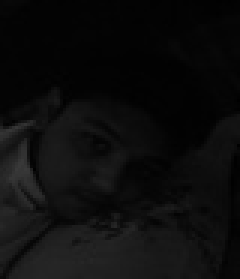
%> input picture Input.jpg, 80 x 93 px, shrunk from 1200 x 1400 before the run (shown 3 times larger)
$ octave 'Histogram Stretching Methods.m'   (GNU Octave 9; MATLAB toolbox functions it lacks are replaced by stand-ins)
%> lines starting %> are read from the running program, lines starting %| are printed output that depends on the picture
clear all;
close all;

% Histogram Equalization

Input = imread('D:\University Of Liberal Arts Bangladesh\9th Semester\CSE 429\Assignment\Input.jpg');
%> Input is the input picture: size 93x80x3 uint8; min 0, max 57, mean 12.7
J= rgb2gray(Input);

    figure;
        subplot(2,2,1); imshow(J); title('Input Image');
        subplot(2,2,2); imhist(J);title('Input Image Histogram');
        imagehistogram= imadjust(J,[0.3,0.6],[0.0,1.0]);
%> imagehistogram: size 93x80 uint8; every value is 0
        newimagehistogram=histeq(J);
        subplot(2,2,3); imshow(newimagehistogram); title('Equalized Image');
        subplot(2,2,4); imhist(newimagehistogram);title('Equalized Image Histogram');


% Histogram Modeling

K=J;
[M N]=size(K);
%> M = 93; N = 80
K=double(K);

Z=log(1+K);
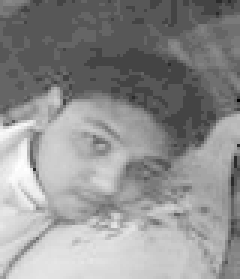
%> Z: size 93x80 double (shown 3 times larger); min 0, max 4.06, mean 2.29; drawn with min black and max white
Zmax=max(Z(:))
%> Zmax = 4.06
Zmin=min(Z(:))
%> Zmin = 0

    for i = 1:M
        for j = 1:N
            Y(i,j) = 255*(Z(i,j)-Zmin)/(Zmax-Zmin);
        end
    end

    figure();
        subplot(2,2,1);
        imshow(Input);title('Input Image');
        subplot(2,2,2);
        imhist(Input);title('Input Image Histogram');
        subplot(2,2,3);
        imshow(Y,[]); title('Histogram Modeling Image');
        modeling=imread('D:\University Of Liberal Arts Bangladesh\9th Semester\CSE 429\Assignment\modeling.png');
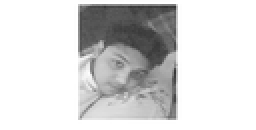
%> input picture modeling.png, 128 x 65 px, shrunk from 1920 x 973 before the run (shown 2 times larger)
%> modeling is the input picture: size 65x128x3 uint8; min 52, max 255, mean 215.1
        subplot(2,2,4);imhist(modeling); title('Modeling Histogram');
%> after `title('Modeling Histogram')`:
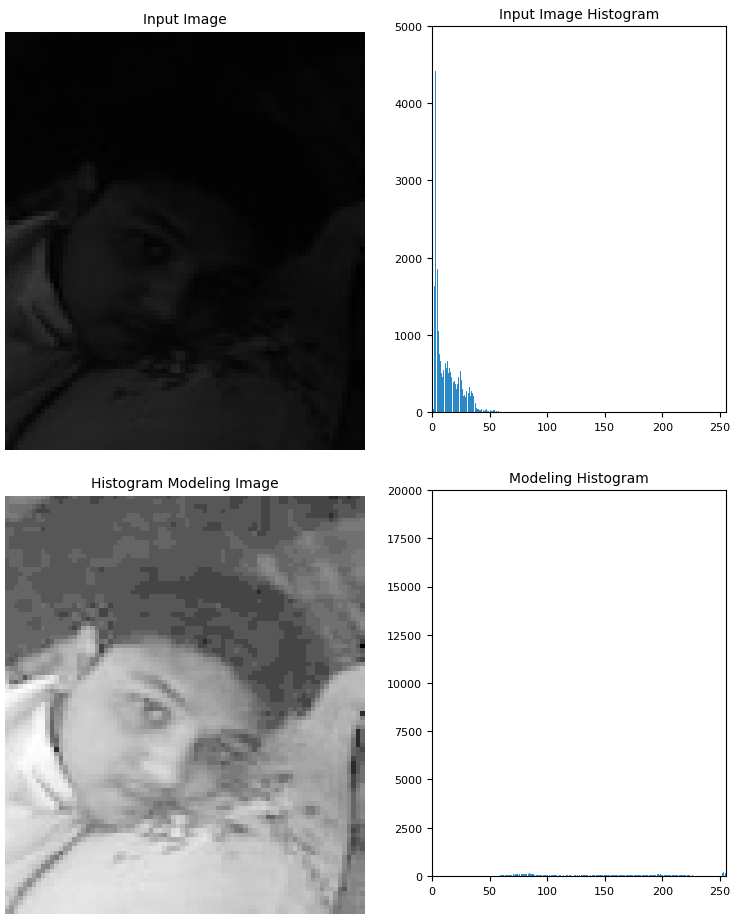
%> figure redrawn from the program's plot data, 4 panels

% Histogram Specification

a=Input;
a = rgb2gray(a);
b=size(a);
%> b = [93 80]

c=zeros(1,256);

    for i=1:b(1)
        for j=1:b(2)
            for k=0:255
                if a(i,j)==k
                    c(k+1)=c(k+1)+1;
                end
            end
        end
    end
%> after the loop, c = 256 values, max 1472 at index 4, min 0 at index 56, mean 29.06

pdf=(1/(b(1)*b(2)))*c;
%> pdf = 256 values, max 0.198 at index 4, min 0 at index 56, mean 0.00391

cdf = zeros(1,256);
cdf(1)=pdf(1);

    for i=2:256
        cdf(i)=cdf(i-1)+pdf(i);
    end
%> after the loop, cdf = 256 values from 0.000134 to 1

cdf = round(255*cdf);
%> cdf = 256 values from 0 to 255

a1=imread('D:\University Of Liberal Arts Bangladesh\9th Semester\CSE 429\Assignment\srk1.jpg');
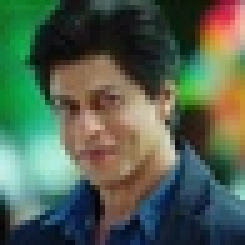
%> input picture srk1.jpg, 49 x 49 px, shrunk from 730 x 730 before the run (shown 5 times larger)
%> a1 is the input picture: size 49x49x3 uint8; mean R, G, B 81.2, 97.4, 79.4
a1 = rgb2gray(a1);
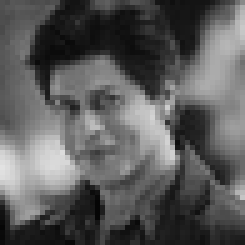
%> a1: size 49x49 uint8 (shown 5 times larger); min 5, max 226, mean 90.5
b1=size(a1);
%> b1 = [49 49]
a1=double(a1);
%> a1: size 49x49 double

c1=zeros(1,256);

    for i1=1:b1(1)
        for j1=1:b1(2)
            for k1=0:255
                if a1(i1,j1)==k1
                    c1(k1+1)=c1(k1+1)+1;
                end
            end
        end
    end
%> after the loop, c1 = 256 values, max 47 at index 23, min 0 at index 1, mean 9.38

pdf1=(1/(b1(1)*b1(2)))*c1;
%> pdf1 = 256 values, max 0.0196 at index 23, min 0 at index 1, mean 0.00391
cdf1 = zeros(1,256);
cdf1(1)=pdf1(1);

    for i1=2:256
        cdf1(i1)=cdf1(i1-1)+pdf1(i1);
    end
%> after the loop, cdf1 = 256 values from 0 to 1

cdf1 = round(255*cdf1);
%> cdf1 = 256 values from 0 to 255

d = 255*ones(1,256);

    for k=1:256
        for k1=1:256
        if cdf(k)<cdf1(k1)
            d(k)=k1;
            break
        end
        end
    end
%> after the loop, d = 256 values from 7 to 255

ep = zeros(b(1),b(2));

    for i=1:b(1)
        for j=1:b(2)
            t=(a(i,j)+1);
            ep(i,j)=d(t);
        end
    end
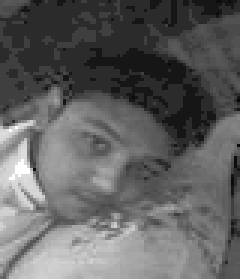
%> ep: size 93x80 double (shown 3 times larger); min 7, max 255, mean 97.2


c2 = zeros(1,256);

    for i1=1:b1(1)
        for j1=1:b1(2)
            for k1=0:255
                if ep(i1,j1)==k1
                    c2(k1+1)=c2(k1+1)+1;
                end
            end
        end
    end
%> after the loop, c2 = 256 values, max 981 at index 44, min 0 at index 1, mean 9.38

    figure();
        subplot(3,2,1);
        imshow(uint8(a));
        title('Input image');
        subplot(3,2,2);
        imhist(Input);
        title('Input image histogram');
        subplot(3,2,3);
        imshow(uint8(a1));
        title('Image with required histogram');
        subplot(3,2,4);
        plot(c1);
        title('Required histogram');
        subplot(3,2,5);
        imshow(uint8(ep));
        title('Modified image');
        subplot(3,2,6);
        plot(c2);
        title('Histogram of modified image');
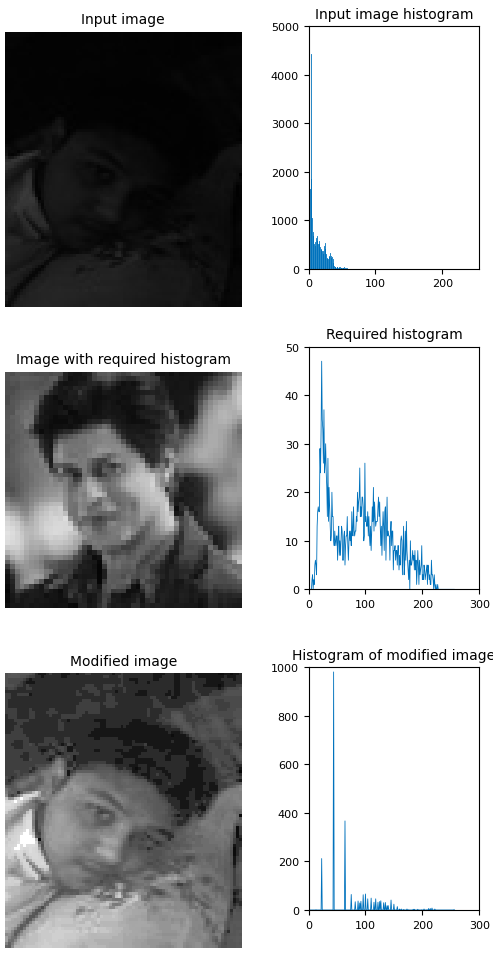
%> figure redrawn from the program's plot data, 6 panels
